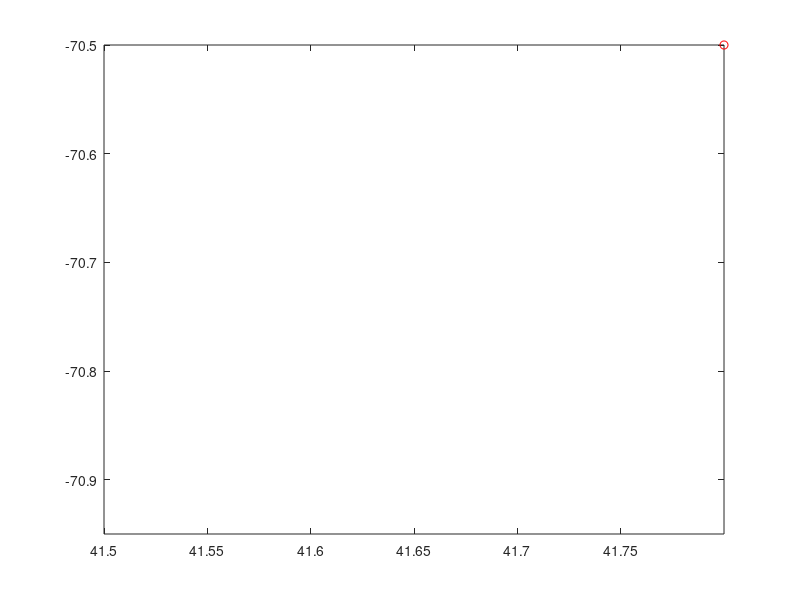

The MATLAB script that drew this image:
a = [41.50,   -70.95];
 b = [ 41.80 , -70.50];
 % straight line function from a to b
 func = @(x)a(2) + (a(2)-b(2))/(a(1)-b(1))*(x-a(1));
 % determine the x values
 x = linspace(a(1),b(1),50);
 % determine the y values
 y = func(x);
 % create the figure
 figure;
 % get a handle to a plot graphics object
 hPlot = plot(NaN,NaN,'ro');
 % set the axes limits
 xlim([min(a(1),b(1)) max(a(1),b(1))]);
 ylim([min(a(2),b(2)) max(a(2),b(2))]);
 % iterate through each point on line
 pause(0.5);
 for k=1:length(x)
     % update the plot graphics object with the next position
     set(hPlot,'XData',x(k),'YData',y(k));
     % pause for 0.5 seconds
     pause(0.1);
 end